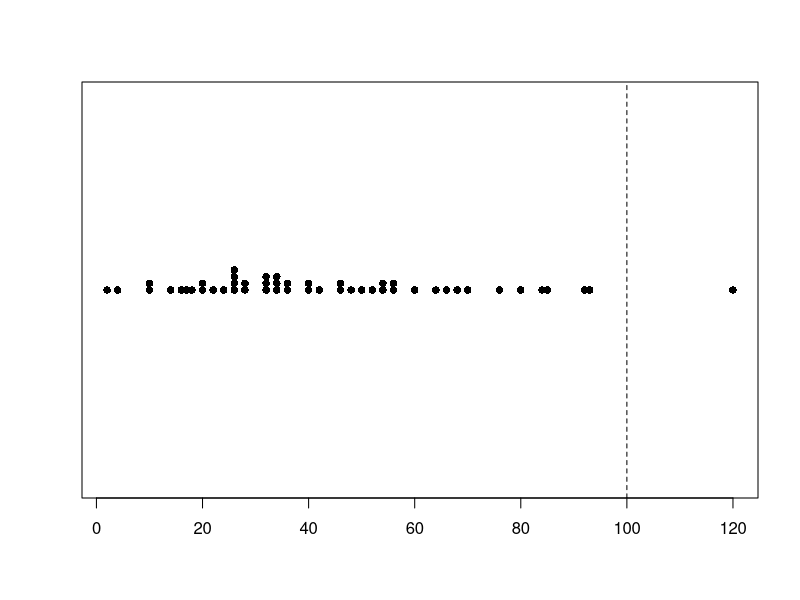

Generate this figure with R: (Note: this script raises an error after producing the figure.)
stripchart(cars$dist, pch=16, method="stack")
abline(v=100, lty=2)
max(cars$dist)
qqPlot(cars$dist)
wilcox.test(cars$dist, mu = 100, alternative = "two.sided")

with(subset(Duncan, type=="wc"), qqPlot(prestige))
with(subset(Duncan, type=="prof"), qqPlot(prestige))

View(Duncan)

pander(wilcox.test(prestige~type , data = subset(Duncan , type  %in% c("prof","wc")), mu = 0, alternative = "greater", conf.level = 0.95))

boxplot(salary ~ sex, data=subset(Salaries, rank=="Prof"))

favstats(salary ~ sex, data=subset(Salaries, rank=="Prof"))

View(Salaries)

pander(wilcox.test(salary~sex , data = subset(Salaries , rank  %in% c("Prof")), mu = 0, alternative = "two.sided", conf.level = 0.95))


View(Davis)

boxplot(Davis$weight,Davis$repwt, names=c("Weight","Reported"))

stripchart(Davis$weight-Davis$repwt, method="stack", pch=16, ylim=c(1,3))

pander(wilcox.test(Davis$weight-Davis$repwt ,  mu = 0, alternative = "two.sided", conf.level = 0.95))
